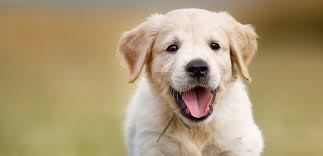
#> input picture computerVision/dog.jpeg, 323 x 156 px
$ python add_pictures.py
#> lines starting #> are read from the running program, lines starting #| are printed output that depends on the picture
#!/usr/bin/python3
import cv2

img1 = cv2.imread('dog.jpeg')
#> img1 is the input picture: shape (156, 323, 3); mean B, G, R 116.9, 153.4, 172.8
img2 = cv2.imread('images.jpeg')
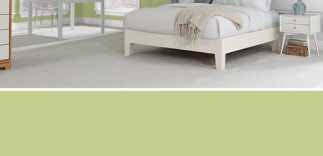
#> input picture computerVision/images.jpeg, 323 x 156 px
#> img2 is the input picture: shape (156, 323, 3); mean B, G, R 161.3, 190.7, 188.2


print(img1.shape)
#| (156, 323, 3)
print(img2.shape)
#| (156, 323, 3)


newimg = cv2.addWeighted(img2,0.8,img1,0.6,0)
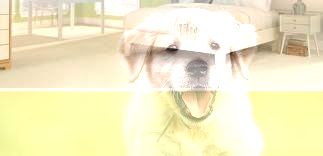
#> newimg: shape (156, 323, 3); mean B, G, R 197.5, 236.3, 243.3

cv2.imshow('windows',newimg)
cv2.waitKey(0)
cv2.destroyAllWindows()
